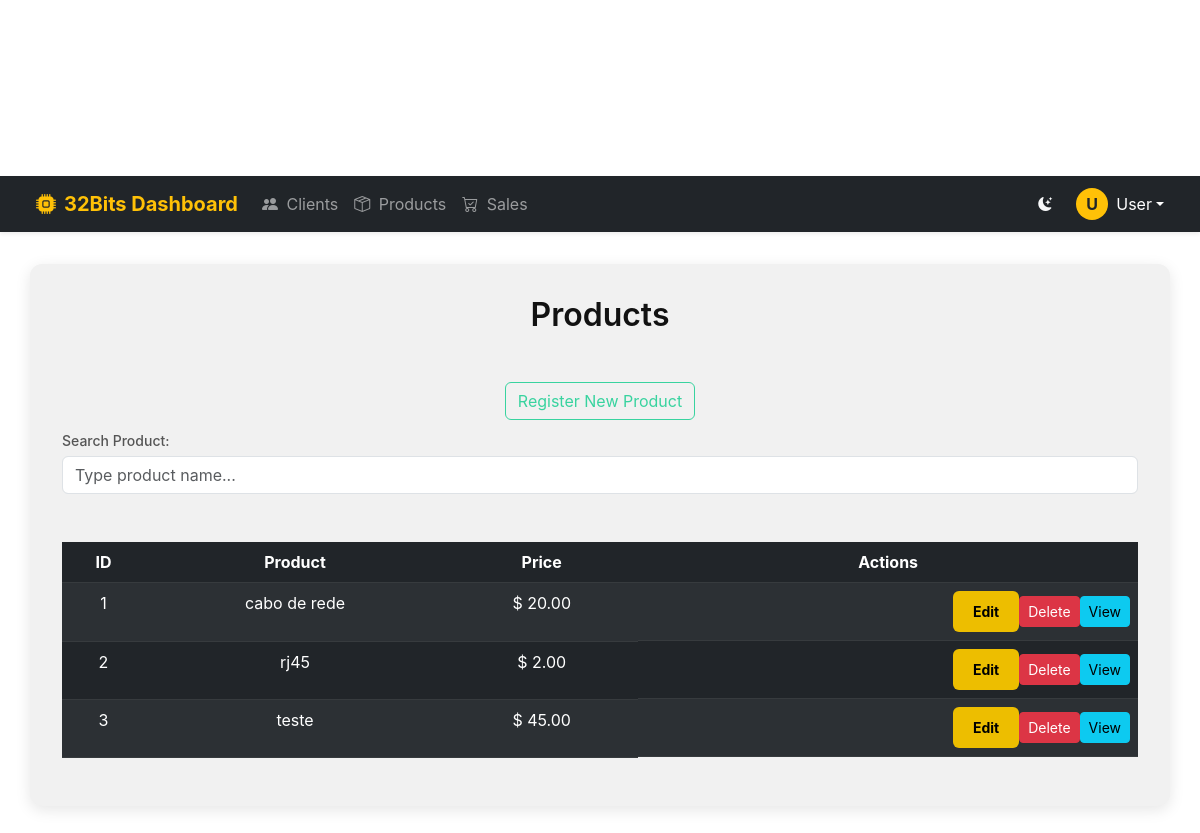
The page /product (signed in) on the database as committed earlier.
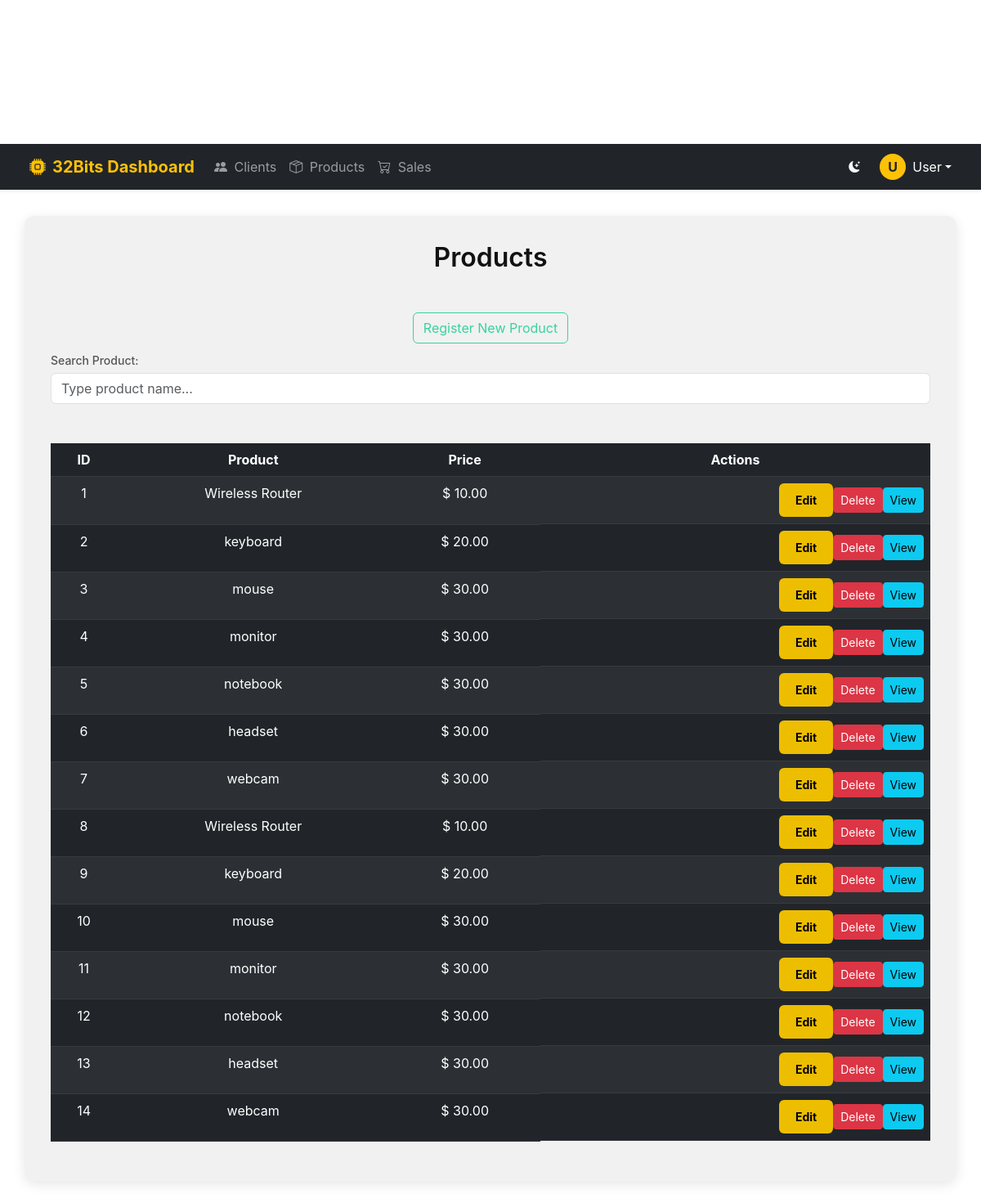
The same page on the database as committed later.
### models/userModel.py (models this page shows, shortened)
class Produto(db.Model):
    __tablename__ = 'produtos'
    id = db.Column(db.Integer, primary_key=True)
    name = db.Column(db.String(100), nullable=False)
    price = db.Column(db.Float, nullable=False)
    description = db.Column(db.Text)
    ficha_tecnica_path = db.Column(db.String(255))
    date = db.Column(db.DateTime, default=datetime.utcnow)

### app.py (the view)
@app.route('/product', methods=['GET'])
@login_required
def manage_produtos():
    if request.method == 'GET':
        produtos = Produto.query.all()
        return render_template('list_produtos.html', produtos=produtos)

### app.py (called while the page is built)
@login_manager.user_loader
def load_user(user_id):
    return User.query.get(int(user_id))

### templates/list_produtos.html (shortened to what this page needs)
{% extends "layout.html" %}
{% block content %}
<h2>Products</h2>
<br>
<div>
  {% if current_user.is_admin %}
  <button type="submit" value="" class="btn btn-secondary" onclick="abrirModalCriar('produtoModalCriar')">Register New
    Product</button>
  {% endif %}
</div>
<label for="buscador">Search Product:</label>
<input type="text" id="buscador" class="form-control" placeholder="Type product name..." onkeyup="filtrarTabela()">
<br><br>
<table class="table table-striped table-dark">
  <thead>
    <tr>
      <th scope="col">ID</th>
      <th scope="col">Product</th>
      <th scope="col">Price</th>
      <th scope="col">Actions</th>
    </tr>
  </thead>
  <tbody>
    {% if produtos %}
    {% for produto in produtos %}
    <tr>
      <td>{{ produto.id }}</td>
      <td>{{ produto.name }}</td>
      <td class="campo-preco"> {{ "$ %.2f" | format(produto.price) }}</td>
      <td class="dropdown-action" style="position: relative;">
        {% if current_user.is_admin %}
        <button class="btn btn-sm btn-primary"
          onclick="abrirModalEditar('{{ produto.id }}', '{{ produto.name }}', '{{ '%.2f'|format(produto.price) }}')">
          Edit
        </button>
        <button class="btn btn-sm btn-danger" onclick="excluirProduto('{{ produto.id }}')">
          Delete
        </button>
        {% endif %}
        <a class="btn btn-sm btn-info" href="{{ produto.ficha_tecnica_path }}" target="_blank">
          View
        </a>
      </td>
    </tr>
    {% endfor %}
    {% else %}
    <tr>
      <td colspan="4" class="text-center">No products found.</td>
    </tr>
    {% endif %}
  </tbody>
</table>
{% endblock %}

### templates/layout.html (shortened to what this page needs)
<!DOCTYPE html>
<html lang="en">
<head>
    <link href="https://cdn.jsdelivr.net/npm/bootstrap@5.3.0/dist/css/bootstrap.min.css" rel="stylesheet">
    <link rel="stylesheet" href="https://cdn.jsdelivr.net/npm/bootstrap-icons@1.10.0/font/bootstrap-icons.css">
    <link rel="stylesheet" href="{{ url_for('static', filename='style.css') }}">
</head>
<body>
    <nav class="navbar navbar-expand-lg navbar-dark bg-dark mb-4 px-4 shadow-sm">
        <div class="container-fluid">
            <a class="navbar-brand fw-bold text-warning" href="#">
                <i class="bi bi-cpu-fill me-2"></i>32Bits Dashboard
            </a>
            <div class="collapse navbar-collapse" id="navbarNav">
                <ul class="navbar-nav me-auto">
                    <li class="nav-item">
                        <a class="nav-link" href="/list-clients"><i class="bi bi-people-fill me-1"></i> Clients</a>
                    </li>
                    <li class="nav-item">
                        <a class="nav-link" href="/product"><i class="bi bi-box-seam me-1"></i> Products</a>
                    </li>
                    <li class="nav-item">
                        <a class="nav-link" href="/seles"><i class="bi bi-cart-check me-1"></i> Sales</a>
                    </li>
                </ul>
                <div class="d-flex align-items-center gap-3">
                    <button class="btn btn-outline-light btn-sm border-0" onclick="toggleTheme()" title="Toggle Theme">
                        <i class="bi bi-moon-stars-fill"></i>
                    </button>
                    <div class="dropdown">
                        <a href="#" class="d-flex align-items-center text-white text-decoration-none dropdown-toggle"
                            id="userDropdown" data-bs-toggle="dropdown" aria-expanded="false">
                            <div class="bg-warning text-dark rounded-circle d-flex justify-content-center align-items-center fw-bold me-2"
                                style="width: 32px; height: 32px;">
                                U
                            </div>
                            <span>User</span>
                        </a>
                    </div>
                </div>
            </div>
        </div>
    </nav>
    <div class="container">
        {% block content %}{% endblock %}
    </div>
</body>
</html>

### static/style.css (style rules this page uses)
:root { --bg: #ffffff; --bg-panel: #f1f1f1; --text: #121212; --text-muted: #555; --accent: #38d39f; --accent-hover: #2fa981; --input-bg: #e5e5e5; --button-bg: #edbe00; --button-hover: #c7a600; --border-color: #ddd; --shadow: rgba(0, 0, 0, 0.1); --bg-body: #f8f9fa; --text-color: #212529; --navbar-bg: #ffffff; --navbar-border: #e9ecef; --dropdown-bg: #ffffff; --dropdown-hover: #f8f9fa; --accent-color: #0d6efd; }
body { background-color: var(--bg-body); color: var(--text-color); transition: background-color 0.3s, color 0.3s; }
* { margin: 0; padding: 0; box-sizing: border-box; }
html, body { min-height: 100vh; font-family: -apple-system, BlinkMacSystemFont, "Segoe UI", Roboto, Arial, sans-serif; background-color: var(--bg); color: var(--text); transition: background 0.3s ease, color 0.3s ease; padding-top: 5.5rem; padding-bottom: 60px; }
.container { background-color: var(--bg-panel); padding: 2rem; border-radius: 12px; box-shadow: 0 4px 15px var(--shadow); max-width: 1200px; width: 95%; margin: 2rem auto; text-align: center; }
h1, h2, h3 { margin-bottom: 1.5rem; font-weight: 600; }
label { display: block; margin: 10px 0 5px; text-align: left; font-size: 14px; font-weight: 500; color: var(--text-muted); }
.btn-secondary { background: transparent; color: var(--accent); border: 1px solid var(--accent); padding: 6px 12px; }
.dropdown-action { position: relative; justify-content: flex-end; align-items: center; display: flex; }
.btn-primary { padding: 10px 20px; border: none; border-radius: 6px; font-weight: bold; cursor: pointer; transition: all 0.2s ease; display: inline-flex; align-items: center; justify-content: center; text-decoration: none; background-color: var(--button-bg); color: #000; }

Rows that differ between the two databases and show on the page:
changed Produto id 1: name "cabo de rede" → "Wireless Router"; price "$ 20.00" → "$ 10.00"
changed Produto id 2: name "rj45" → "keyboard"; price "$ 2.00" → "$ 20.00"
changed Produto id 3: name "teste" → "mouse"; price "$ 45.00" → "$ 30.00"
added Produto: id "4", name "monitor", price "$ 30.00"
added Produto: id "5", name "notebook", price "$ 30.00"
added Produto: id "6", name "headset", price "$ 30.00"
added Produto: id "7", name "webcam", price "$ 30.00"
added Produto: id "8", name "Wireless Router", price "$ 10.00"
added Produto: id "9", name "keyboard", price "$ 20.00"
added Produto: id "10", name "mouse", price "$ 30.00"
added Produto: id "11", name "monitor", price "$ 30.00"
added Produto: id "12", name "notebook", price "$ 30.00"
added Produto: id "13", name "headset", price "$ 30.00"
added Produto: id "14", name "webcam", price "$ 30.00"
